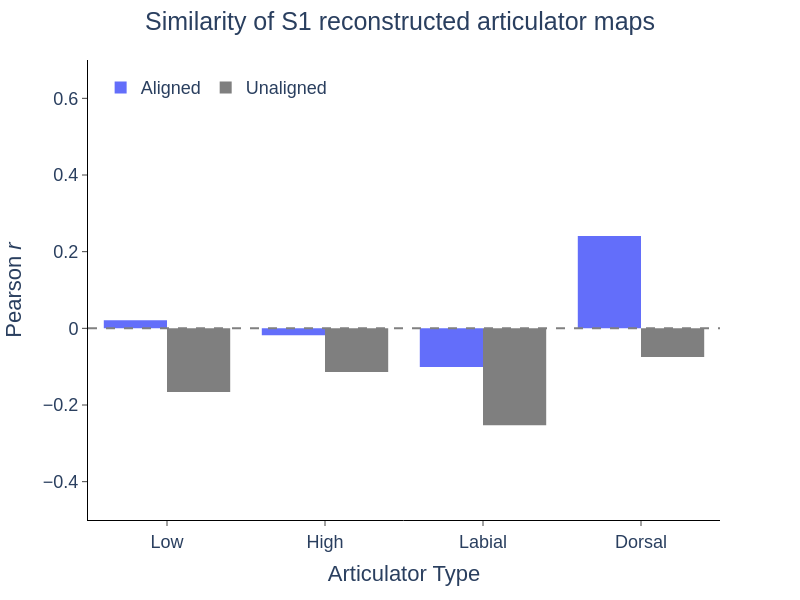

This figure's notebook cell:
### Code cell
fig = px.histogram(artic_sim_full_S1_df, x='Articulator', y="Cosine Similarity", color='Type', barmode='group', width=800, height=600, color_discrete_sequence=[px_colors[0], '#7F7F7F'])

fig.add_hline(y=0, line_dash='dash', line_color='grey')
fig.update_layout(
    plot_bgcolor='white',
    legend=dict(
        orientation='h',
        yanchor='top',
        y=0.98,
        xanchor='left',
        x=0.02,
        title_text=''
    ),
    title_text='Similarity of S1 reconstructed articulator maps',
    title_x=0.5,
    font=dict(size=18, family='Arial')
)
fig.update_xaxes(
    title='Articulator Type',
    mirror=False,
    ticks='outside',
    showline=True,
    linecolor='black',
    showgrid=False,
)
fig.update_yaxes(
    title='Pearson <i>r</i>',
    mirror=False,
    ticks='outside',
    showline=True,
    linecolor='black',
    showgrid=False,
    range=[-0.5, 0.7],
)

fig.show()

### Figure 1 — Plotly figure (JSON) as saved in the notebook; plotly's stock layout.template omitted (floating-point values rounded to 4 significant figures)
{"data": [{"alignmentgroup": "True", "bingroup": "x", "histfunc": "sum", "hovertemplate": "Type=Aligned<br>Articulator=%{x}<br>sum of Cosine Similarity=%{y}<extra></extra>", "legendgroup": "Aligned", "marker": {"color": "#636EFA", "pattern": {"shape": ""}}, "name": "Aligned", "offsetgroup": "Aligned", "orientation": "v", "showlegend": true, "type": "histogram", "x": ["Low", "High", "Labial", "Dorsal"], "xaxis": "x", "y": [0.02129, -0.01774, -0.1007, 0.2412], "yaxis": "y"}, {"alignmentgroup": "True", "bingroup": "x", "histfunc": "sum", "hovertemplate": "Type=Unaligned<br>Articulator=%{x}<br>sum of Cosine Similarity=%{y}<extra></extra>", "legendgroup": "Unaligned", "marker": {"color": "#7F7F7F", "pattern": {"shape": ""}}, "name": "Unaligned", "offsetgroup": "Unaligned", "orientation": "v", "showlegend": true, "type": "histogram", "x": ["Low", "High", "Labial", "Dorsal"], "xaxis": "x", "y": [-0.1658, -0.1138, -0.2527, -0.07491], "yaxis": "y"}], "layout": {"barmode": "group", "font": {"family": "Arial", "size": 18}, "height": 600, "legend": {"orientation": "h", "title": {"text": ""}, "tracegroupgap": 0, "x": 0.02, "xanchor": "left", "y": 0.98, "yanchor": "top"}, "margin": {"t": 60}, "plot_bgcolor": "white", "shapes": [{"line": {"color": "grey", "dash": "dash"}, "type": "line", "x0": 0, "x1": 1, "xref": "x domain", "y0": 0, "y1": 0, "yref": "y"}], "title": {"text": "Similarity of S1 reconstructed articulator maps", "x": 0.5}, "width": 800, "xaxis": {"anchor": "y", "domain": [0, 1], "linecolor": "black", "mirror": false, "showgrid": false, "showline": true, "ticks": "outside", "title": {"text": "Articulator Type"}}, "yaxis": {"anchor": "x", "domain": [0, 1], "linecolor": "black", "mirror": false, "range": [-0.5, 0.7], "showgrid": false, "showline": true, "ticks": "outside", "title": {"text": "Pearson <i>r</i>"}}}}
